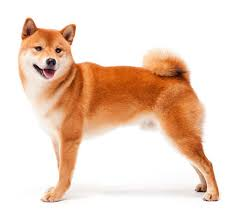
#> input picture Pics/Shiba.jpg, 231 x 218 px, found by its file name
$ python splitmerge.py
#> lines starting #> are read from the running program, lines starting #| are printed output that depends on the picture
import cv2 as cv
import numpy as np


img = cv.imread('Pics\Shiba.jpg')
#> img is the input picture: shape (218, 231, 3); mean B, G, R 198.6, 214.8, 238.8
blank = np.zeros(img.shape[:2], dtype='uint8')

# Split it
b,g,r = cv.split(img)
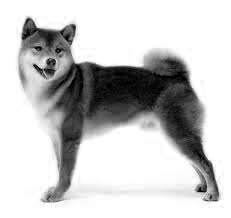
#> b: shape (218, 231); min 0, max 255, mean 198.6
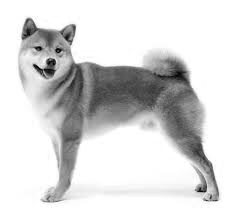
#> g: shape (218, 231); min 0, max 255, mean 214.8
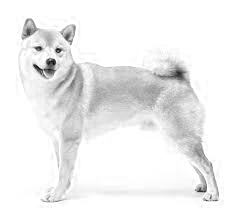
#> r: shape (218, 231); min 1, max 255, mean 238.8

cv.imshow('image', img)
cv.imshow('blue', b)
cv.imshow('green', g)
cv.imshow('red', r)

# Merge it
merged = cv.merge([b,g,r])
cv.imshow('merged shiba', merged)

# Visualize distribution by Merging with blanks
blue = cv.merge([b, blank, blank])
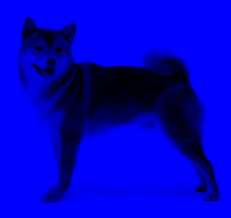
#> blue: shape (218, 231, 3); mean of channels 0, 1, 2 198.6, 0, 0; drawn as B, G, R
red = cv.merge([blank,blank,r])
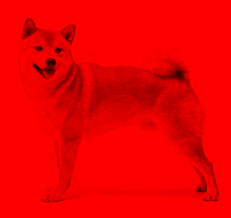
#> red: shape (218, 231, 3); mean of channels 0, 1, 2 0, 0, 238.8; drawn as B, G, R
green = cv.merge([blank,g, blank])
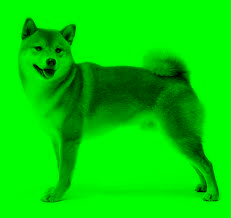
#> green: shape (218, 231, 3); mean of channels 0, 1, 2 0, 214.8, 0; drawn as B, G, R

cv.imshow('blue Shiba', blue)
cv.imshow('red Shiba', red)
cv.imshow('green Shiba', green)

cv.waitKey(0)
